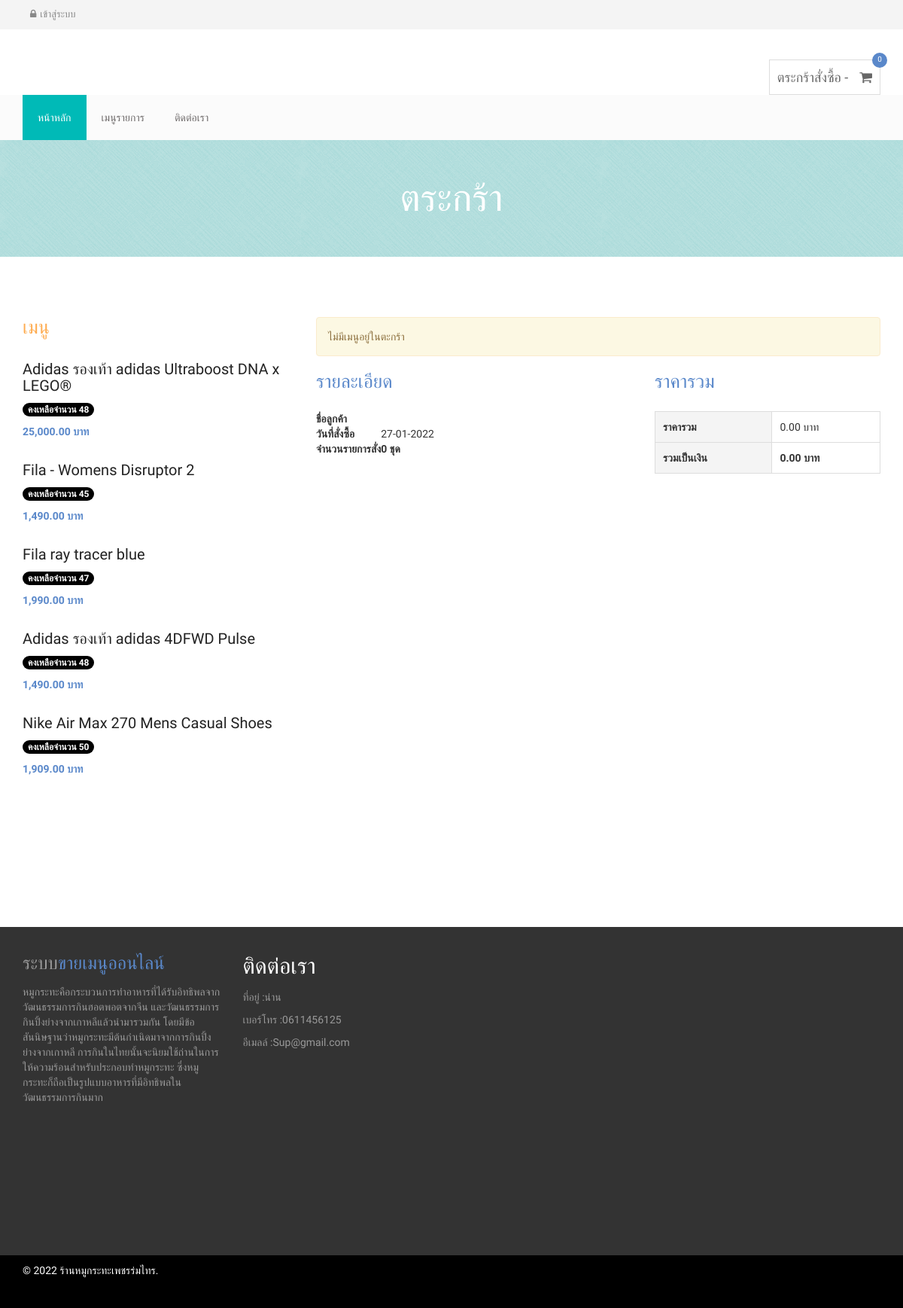
The app's page /cart.php with its own data.
### tables this page shows
CREATE TABLE `products` (
  `id` int(11) NOT NULL,
  `product_code` varchar(60) NOT NULL,
  `product_name` varchar(60) NOT NULL,
  `product_desc` tinytext NOT NULL,
  `product_img_name` varchar(60) NOT NULL,
  `product_price` decimal(10,2) NOT NULL,
  `qty` int(255) NOT NULL,
  `catId` varchar(25) NOT NULL,
  `dateadd` timestamp NOT NULL DEFAULT current_timestamp() ON UPDATE current_timestamp(),
  `status_id` int(2) NOT NULL
);

### config/functions.php (called while the page is built, shortened)
<?php
    class DB_con {
        function __construct() {
            $conn = mysqli_connect(DB_SERVER, DB_USER, DB_PASS, DB_NAME);
            $this->dbcon = $conn;
        }
        public function fetchdataproduct1() {
            $result = mysqli_query($this->dbcon, "SELECT * FROM products where status_id = 0 Limit 5");
            return $result;
        }
}
?>

### cart.php (the view, shortened to what this page needs)
<?php
include 'config/header.php';
include 'config/functions.php';
    $itemCount = isset($_SESSION['cart']) ? count($_SESSION['cart']) : 0;
    if (isset($_SESSION['qty']))
    {
    $meQty = 0;
    foreach ($_SESSION['qty'] as $meItem)
    {
    $meQty = $meQty + $meItem;
    }
    } else
    {
    $meQty = 0;
    }
    if (isset($_SESSION['cart']) and $itemCount > 0)
    {
    $itemIds = "";
    foreach ($_SESSION['cart'] as $itemId)
    {
    $itemIds = $itemIds . $itemId . ",";
    }
    $inputItems = rtrim($itemIds, ",");
    $meSql = "SELECT * FROM products WHERE id in ({$inputItems})";
    $result = $conn->query($meSql);
    $meCount = mysqli_num_rows($result);
    } else
    {
    $meCount = 0;
    }
?>
    <div class="product-big-title-area">
        <div class="container">
            <div class="row">
                <div class="col-md-12">
                    <div class="product-bit-title text-center">
                        <h2>ตระกร้า</h2>
                    </div>
                </div>
            </div>
        </div>
    </div>
    <div class="single-product-area">
        <div class="container">
            <div class="row">
                <div class="col-md-4">
                    <div class="single-sidebar">
                        <h2 class="sidebar-title">เมนู</h2>
                        <?php
                        $products = new DB_con();
                        $sql = $products->fetchdataproduct1();
                        $rowcount=mysqli_num_rows($sql);
                            if($rowcount<=0){
                            echo "<div class=\"alert alert-warning\">ไม่พบเมนู</div>";
                            }
                            else{
                        while($row = mysqli_fetch_array($sql))
                        {
                        ?>
                        <div class="thubmnail-recent">
                            <h2><a href="single-product?id=<?php echo $row['id']; ?>"><?php echo $row['product_name']; ?></a></h2>
                            <div class="product-sidebar-price">
                            <?php if($row['qty']>=1) : ?>
                            <p class="card-text add-to-cart-link"><span class="badge badge-secondary" style="background-color:#000000">คงเหลือจำนวน <?php echo $row['qty']; ?></span></p>
                            <?php endif; ?>
                                <ins><?php echo number_format($row['product_price'],2); ?> บาท</ins>
                            </div>
                        </div>
                        <?php } }?>
                    </div>
                </div>
                <div class="col-md-8">
                    <div class="product-content-right">
                        <div class="woocommerce">
                        <form action="config/updatecart.php" method="post" name="fromupdate">
                            <?php
                        if ($meCount == 0)
                            {
                            echo "<div class=\"alert alert-warning\">ไม่มีเมนูอยู่ในตะกร้า</div>";
                                } ?>
                            </form>
                            <div class="cart-collaterals">
                            <div class="cross-sells">
                                <h2>รายละเอียด</h2>
                                <table cellspacing="0">
                                    <tbody>
                                        <tr class="cart-subtotal">
                                            <th>ชื่อลูกค้า</th>
                                            <td><span><?php echo $_SESSION['fname']; ?></span></td>
                                        </tr>
                                        <tr class="shipping">
                                            <th>วันที่สั่งซื้อ</th>
                                            <td><span><?php echo date('d-m-Y') ?></span></td>
                                        </tr>
                                        <tr class="order-total">
                                            <th>จำนวนรายการสั่ง</th>
                                            <td><strong><span><?php echo $meQty ?> ชุด</td>
                                        </tr>
                                    </tbody>
                                </table>
                            </div>
                            <div class="cart_totals ">
                                <h2>ราคารวม</h2>
                                <table cellspacing="0">
                                    <tbody>
                                        <tr class="cart-subtotal">
                                            <th>ราคารวม</th>
                                            <td><span><?php echo number_format($total_price,2); ?> บาท</span></td>
                                        </tr>
                                        <tr class="order-total">
                                            <th>รวมเป็นเงิน</th>
                                            <td><strong><span><?php echo number_format($total_price,2); ?> บาท</b></span></strong> </td>
                                        </tr>
                                    </tbody>
                                </table>
                            </div>
                            </div>
                        </div>
                    </div>
                </div>
            </div>
        </div>
    </div>
    <?php include 'config/footer.php' ?>

### assets/style.css (style rules this page uses)
h1, h2, h3, h4, h5, h6 { margin: 0 0 15px; }
body { font-family:Arial, Helvetica, sans-serif; }
a { color: #5a88ca }
.product-big-title-area { background: url(img/crossword.png) repeat scroll 0 0 #a5d8d7 }
.product-bit-title h2 { font-family: raleway; font-size: 50px; font-weight: 200; margin: 0; padding: 50px 0;color: #fff; }
.single-product-area { padding: 80px 0 130px; }
.sidebar-title { color: #fead53; font-size: 25px; margin-bottom: 30px; text-transform: uppercase; }
.single-sidebar { margin-bottom: 50px; }
.thubmnail-recent { margin-bottom: 30px; overflow: hidden; }
.thubmnail-recent > h2 { font-size: 20px; margin-bottom: 10px; }
.thubmnail-recent > h2 a { color: #222; }
.product-sidebar-price > ins { color: #5a88ca; font-weight: 700; margin-right: 10px; text-decoration: none; }
.single-sidebar a { display: block; }
.cart-collaterals { overflow: hidden; }
.cross-sells { float: left; margin-right: 3%; width: 57%; }
.cart_totals { float: right; margin-bottom: 50px; width: 40%; }
.cart-collaterals h2 { color: #5a88ca; font-size: 25px; margin-bottom: 25px; text-transform: uppercase; }
.cart_totals table { border-bottom: 1px solid #ddd; border-right: 1px solid #ddd; width: 100%; }
.cart_totals table th, .cart_totals table td { border-left: 1px solid #ddd; border-top: 1px solid #ddd; padding: 10px; }
.cart_totals table th { background: none repeat scroll 0 0 #f4f4f4; }

### config/header.php (style rules this page uses)
body { font-family: 'Kanit', sans-serif; }
h1,h2,h3,h4,h5 { font-family: 'Kanit', sans-serif; }
p,a { font-family: 'Kanit', sans-serif; }

### records on screen
products: product_name "Adidas รองเท้า adidas Ultraboost DNA x LEGO®", qty "48", product_price "25,000.00"
products: product_name "Fila - Womens Disruptor 2", qty "45", product_price "1,490.00"
products: product_name "Fila ray tracer blue", qty "47", product_price "1,990.00"
products: product_name "Adidas รองเท้า adidas 4DFWD Pulse", qty "48", product_price "1,490.00"
products: product_name "Nike Air Max 270 Mens Casual Shoes", qty "50", product_price "1,909.00"

### other values on screen
$meQty "0"
$total_price "0.00"
